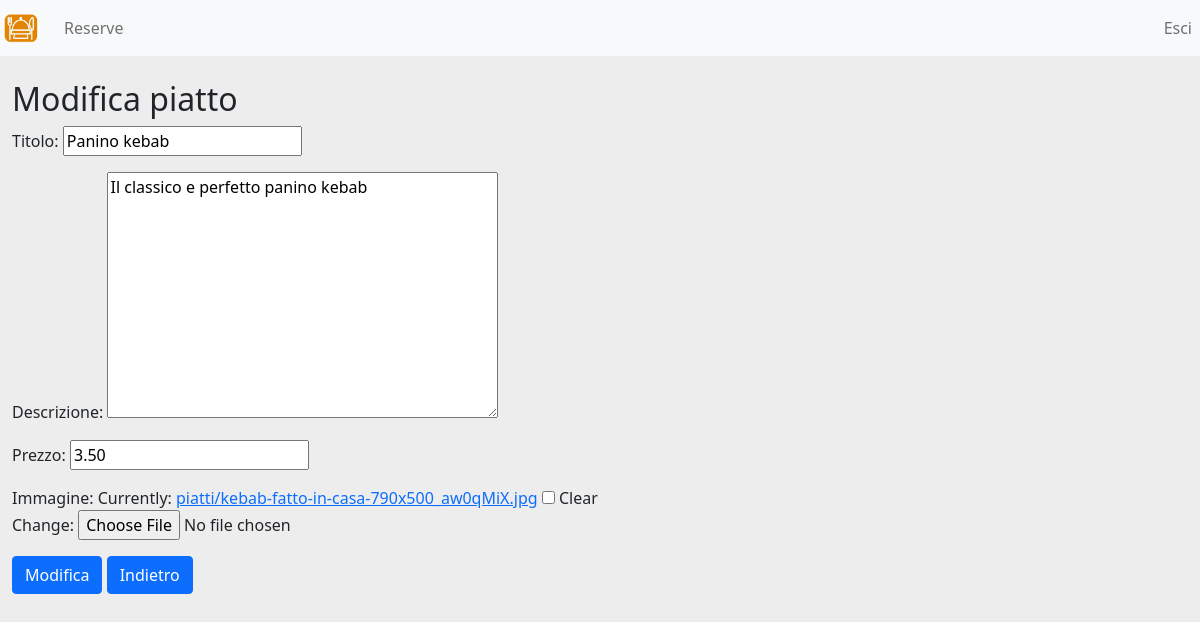
The app's page /modificapiatto/7/ (signed in) with its own data.
### prenotazione/models.py (models this page shows, shortened)
class Piatto(models.Model):
    ristorante = models.ForeignKey(Ristorante, on_delete=models.CASCADE, related_name='piatti')
    immagine = models.ImageField(upload_to='piatti/', blank=True, null=True)
    titolo = models.CharField(max_length=255)
    descrizione = models.TextField()
    prezzo = models.DecimalField(max_digits=6, decimal_places=2, null=True)

### prenotazione/views.py (the view, shortened to what this page needs)
# urls.py: path('modificapiatto/<int:pk>/', modifica_piatto_view.as_view(), name='modifica_piatto'),
class modifica_piatto_view(GroupRequiredMixin, LoginRequiredMixin, UpdateView):
    model = Piatto
    template_name = "modificapiatto.html"
    group_required = ["Special"]
    form_class = PiattoForm

### prenotazione/forms.py
class PiattoForm(forms.ModelForm):
    class Meta:
        model = Piatto
        fields = ['titolo', 'descrizione', 'prezzo', 'immagine']

### prenotazione/templates/modificapiatto.html (shortened to what this page needs)
{% extends 'base.html' %}
{%block content%}
    <h2>Modifica piatto</h2>
    <form method="post" enctype="multipart/form-data">
      {{ form.as_p }}
      <button type="submit" class="btn btn-primary">Modifica</button>
      <a href="{% url 'prenota_ristorante' object.ristorante.pk %}" class="btn btn-primary">Indietro</a>
    </form>
{% endblock %}

### records on screen
Piatto: titolo "Panino kebab", descrizione "Il classico e perfetto panino kebab", prezzo "3.50"
